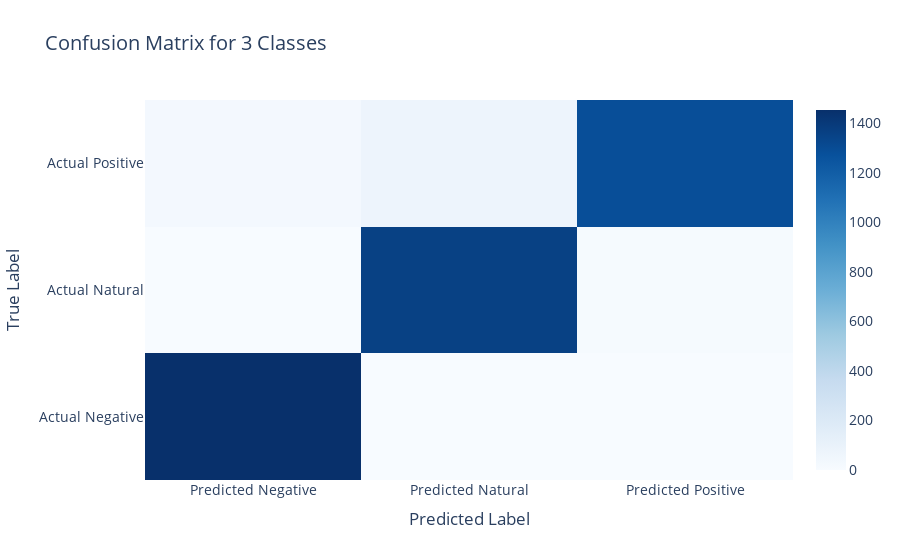

Write notebook code for a chart like this one.
### Code cell
import plotly.graph_objects as go

class_names = ['Negative', 'Natural', 'Positive']

fig = go.Figure(data=go.Heatmap(
        z=conf_matrix,
        x=[f'Predicted {label}' for label in class_names],  # predicted labels
        y=[f'Actual {label}' for label in class_names],  # actual labels
        hoverongaps=False,
        colorscale='Blues'  # Customize colorscale as needed
    ))

# Update layout for better readability
fig.update_layout(
    title='Confusion Matrix for 3 Classes',
    xaxis_title='Predicted Label',
    yaxis_title='True Label',
    font=dict(size=14)
)

# Show the plot
fig.show()

### Figure 1 — Plotly figure (JSON) as saved in the notebook; plotly's stock layout.template omitted (floating-point values rounded to 4 significant figures)
{"data": [{"colorscale": [[0, "rgb(247,251,255)"], [0.125, "rgb(222,235,247)"], [0.25, "rgb(198,219,239)"], [0.375, "rgb(158,202,225)"], [0.5, "rgb(107,174,214)"], [0.625, "rgb(66,146,198)"], [0.75, "rgb(33,113,181)"], [0.875, "rgb(8,81,156)"], [1, "rgb(8,48,107)"]], "hoverongaps": false, "type": "heatmap", "x": ["Predicted Negative", "Predicted Natural", "Predicted Positive"], "y": ["Actual Negative", "Actual Natural", "Actual Positive"], "z": [[1453, 0, 0], [0, 1359, 15], [30, 76, 1288]]}], "layout": {"font": {"size": 14}, "title": {"text": "Confusion Matrix for 3 Classes"}, "xaxis": {"title": {"text": "Predicted Label"}}, "yaxis": {"title": {"text": "True Label"}}}}
